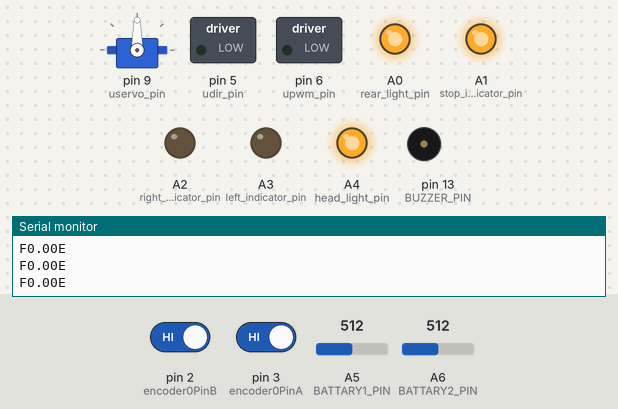
Simulated run of this sketch. Board: Arduino Nano, built with avr-gcc and run on an emulated ATmega328P. Shown: servo, switched loads named in the sketch (green lamp = pin HIGH), output pins drawn as LEDs (lit = HIGH), buzzer (waves = sounding, pin HIGH), the last lines printed to the serial monitor. The test bench sets the inputs (shaded band); at power-on: A5 (BATTARY1_PIN) = 512, pin 2 (encoder0PinB) HIGH, pin 3 (encoder0PinA) HIGH, A6 (BATTARY2_PIN) = 512.

Above: at 1.5 s.
1.6 s: A5 (BATTARY1_PIN) set to 520
At 5.4 s:
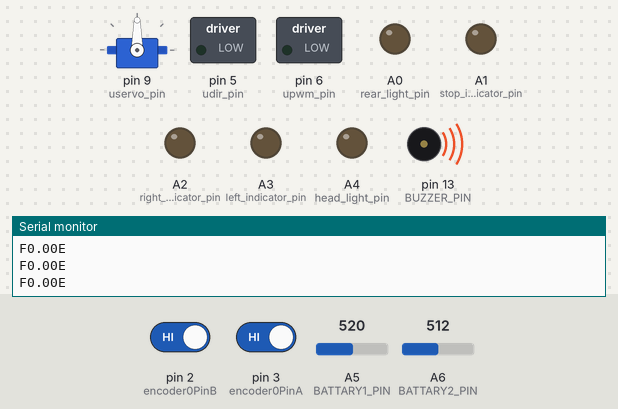
5.6 s: A5 (BATTARY1_PIN) set to 511
At 6.8 s:
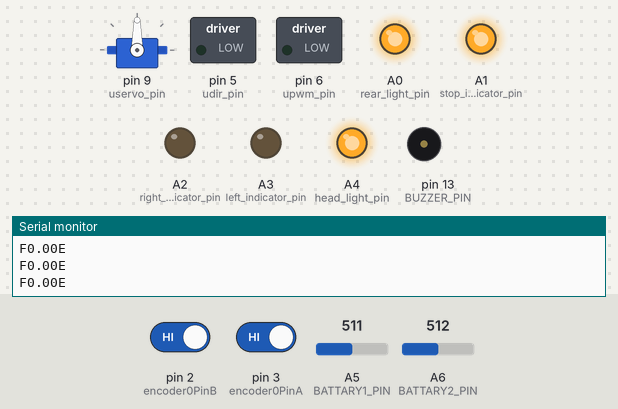
7.5 s: A5 (BATTARY1_PIN) set to 716
At 8.4 s:
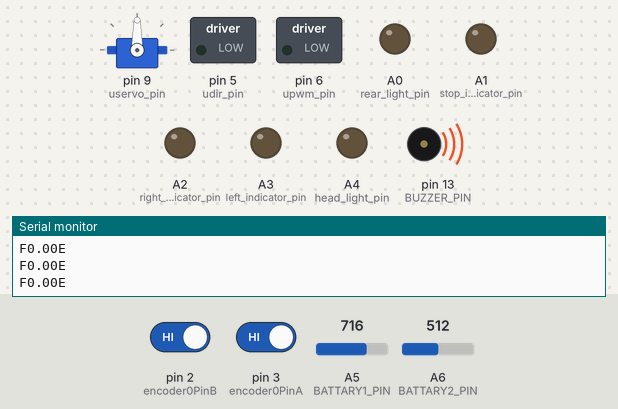
Timing chart, 0 to 15.5 s (numbered marks = the images above; inputs shaded):
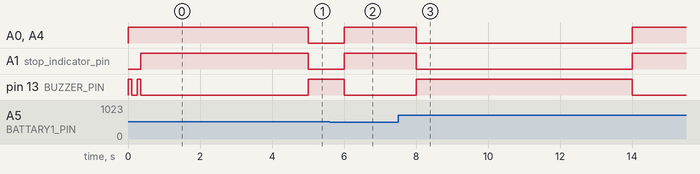

Measured:
- the behaviour switches between 519 and 520 on A5 (BATTARY1_PIN) (found by bisection; images 0 and 1)
- after the input at 1.6 s, A0 (rear_light_pin), A1 (stop_indicator_pin), A4 (head_light_pin): HIGH → LOW after 3.4 s; pin 13 (BUZZER_PIN): LOW → HIGH after 3.4 s
- after the input at 5.6 s, A0 (rear_light_pin), A1 (stop_indicator_pin), A4 (head_light_pin): LOW → HIGH after 0.41 s; pin 13 (BUZZER_PIN): HIGH → LOW after 0.41 s
- after the input at 7.5 s, A0 (rear_light_pin), A1 (stop_indicator_pin), A4 (head_light_pin): HIGH → LOW after 0.51 s, → HIGH 6.0 s later; pin 13 (BUZZER_PIN): LOW → HIGH after 0.51 s, → LOW 6.0 s later

The sketch:

arduinoNano.ino
```cpp
#include <Servo.h>

//#define FWD_BWD_REVERSE //раскоментируйете или закоментируйте эту строчку, если робот едет назад, когда ожидается вперед
#define POLOLU_MAGNETIC_ENCODER
//#define POLOLU_OPTICAL_ENCODER
#define BATTARY_TEST //если раскоментировано, то один раз, то будет Ардуино будет включать буззер при разряде штатных LiPo батарей
//#define BARRIER_TEST //если раскоментировано, то будет включаться буззер и выключаться двигатель, если машинка долго не может сдвинуться с места
//пины для энкодера
//(!!! ардуино уно один из пинов обязательно на второй или третий пин
//так как они с прерываниями, второй - любой
//второй пин можно не использовать так как мы знаем направление движения
//и важно определять только скорость
#define encoder0PinA  3
#define encoder0PinB  2

#if defined(BATTARY_TEST)
#define BATTARY1_PIN A5
#define BATTARY2_PIN A6

#define voltageFilterL 0.3
#define BATTARY1_RK 5.09*2
#define BATTARY2_RK 5.09*2
#endif

#define BUZZER_PIN 13

#define upwm_pin 6 //пин для управления скоростью мотора. канал M1 на шилде
#define udir_pin 5 //пин для управления направлением вращения. канал M1 на шилде
#define uservo_pin 9 //пин куда подключен сервомотор

#define head_light_pin A4 //передние фары
#define left_indicator_pin A3 //левый поворотник
#define right_indicator_pin A2 //правый поворотник
#define stop_indicator_pin A1 //стоп сигналы
#define rear_light_pin A0 // задние фары

#define turn_signal_freq 500 //частота моргания поворотников в миллисекундах
#define deviation 14 //значение угла поворота сервомотора в градусах при котором будут включены поворотники
#define angle_range 35
#define angle_center 90
#define speed_min 450

int Speed = 0,old_Speed=0; // Скорость в условных единицах
long mvolts = 0; //входное напряжение
float real_speed = 0; //реальная скорость в сантиметрах в секунду
int DIR = 1, old_DIR = 1;
int Corner = 90,old_Corner = 0; // угол поворота в градусах
Servo myservo;
char cur_state = 0;
int kod = 0;
unsigned long time;
unsigned long right_time_indicator;
unsigned long left_time_indicator;
unsigned long time_current;
unsigned long last_speed_update =0;
boolean turn_right_light;
boolean turn_left_light;
volatile unsigned int encoder0Pos = 0;

#if defined(BATTARY_TEST)
float BATTARY1_U = 7.4;
float BATTARY2_U = 7.4;
float bt1_tmp = 0;
float bt2_tmp = 0;
unsigned long last_battary_test = 0;
void battary_test_fnc();
#endif

#ifdef BARRIER_TEST
boolean barrier_flag = false;
unsigned long barrier_tm_ind = 0;
boolean barrier_beep_flag = false;
unsigned long barrier_beep_time = 0;
boolean barrier_stop_flag = false;
#endif

enum directions
{
  FORWARD = 1,
  BACKWARD = 2
};

class Motor
{
  private:

  int PWM_PIN; //pin on motorshild to control pwm
  int DIR_PIN; //pin on motorshild to control direction
  directions _dir;
  public:
  Motor(int PWM_PIN,int DIR_PIN)
 {
   this->PWM_PIN = PWM_PIN;
   this->DIR_PIN = DIR_PIN;
   _dir = FORWARD;
   pinMode(PWM_PIN, OUTPUT);
   pinMode(DIR_PIN, OUTPUT);
   digitalWrite(DIR_PIN, LOW);
   digitalWrite(PWM_PIN, LOW);
 }
 void set_direction(directions dir)
 {
   if(!_dir != dir)
   {
       int tmp = DIR_PIN;
       DIR_PIN = PWM_PIN;
       PWM_PIN = tmp;
   }
   digitalWrite(DIR_PIN, LOW);
   digitalWrite(PWM_PIN, LOW);
   _dir = dir;

 }
 void set_speed(int Speed)
 {
   analogWrite(PWM_PIN, Speed);
 }
};

Motor motor1(udir_pin,upwm_pin);

void setup(void)
{
  Serial.begin(115200);
  Serial.setTimeout(20);
  myservo.attach(uservo_pin);
  //#ifndef FWD_BWD_REVERSE
  motor1.set_direction(FORWARD);
  //#else
  //motor1.set_direction(BACKWARD);
  //#endif
  pinMode(rear_light_pin,OUTPUT);
  pinMode(head_light_pin,OUTPUT);
  pinMode(stop_indicator_pin,OUTPUT);
  pinMode(left_indicator_pin,OUTPUT);
  pinMode(right_indicator_pin,OUTPUT);
  digitalWrite(rear_light_pin, HIGH);
  digitalWrite(head_light_pin, HIGH);
  digitalWrite(left_indicator_pin,LOW);
  digitalWrite(right_indicator_pin,LOW);
  digitalWrite(stop_indicator_pin,LOW);
  time = 0;
  right_time_indicator = 0;
  left_time_indicator = 0;
  time_current = 0;
  turn_right_light = false;
  turn_left_light = false;

  #if defined(BATTARY_TEST)
  pinMode(BATTARY1_PIN, INPUT);
  pinMode(BATTARY2_PIN, INPUT);
  pinMode(BUZZER_PIN, OUTPUT);
  digitalWrite(BUZZER_PIN, LOW); //буззер

  BATTARY1_U = (analogRead(A5)*BATTARY1_RK)/1024.0;
  BATTARY2_U = (analogRead(A6)*BATTARY2_RK)/1024.0;
  #endif

  //set up encoder start
  //pinMode(encoder0PinA, INPUT_PULLUP);
  pinMode(encoder0PinA, INPUT);
  pinMode(encoder0PinB, INPUT);
  attachInterrupt(1, doEncoder, FALLING); // encoder pin on interrupt 0 - pin 2
  attachInterrupt(0, doEncoder, FALLING);
  //set up encoder end

  //system initialization (wait + signal)
  digitalWrite(BUZZER_PIN, HIGH);
  delay(100);
  digitalWrite(BUZZER_PIN, LOW);
  delay(150);
  digitalWrite(BUZZER_PIN, HIGH);
  delay(100);
  digitalWrite(BUZZER_PIN, LOW);
}

void turnsignal_illumination();
void update_speed();

float error = 0;
#define kp = 0.5;
#define ki = 0.1;
float integral = 0;
int regulator = 0;
int regulatorOld = 0;

void loop(void)
{
  #if defined(BATTARY_TEST)
  if(millis() - last_battary_test>1000)
  {
    battary_test_fnc();
    last_battary_test = millis();
  }
  #endif
  time_current = millis();

  #if defined(BARRIER_TEST)
  if(BATTARY1_U>5.1 && real_speed == 0 && Speed>0)
  {
    digitalWrite(BUZZER_PIN, HIGH);
    if(!barrier_flag)
    {
      barrier_flag = true;
      barrier_tm_ind = time_current;
    }
    else
    {
      if(time_current - barrier_tm_ind > 5000 && time_current - barrier_tm_ind < 14000)
      {
        motor1.set_speed(0);
        barrier_stop_flag = true;
        //if(!barrier_beep_flag)
        {
          if(barrier_beep_time==0)
          {
            barrier_beep_flag = true;
            digitalWrite(BUZZER_PIN, HIGH);
            digitalWrite(rear_light_pin, HIGH);
            digitalWrite(head_light_pin, HIGH);
            barrier_beep_time = time_current;
          }
          else if(time_current - barrier_beep_time > 1000)
          {
            barrier_beep_flag = false;
            barrier_beep_time = 0;
            digitalWrite(BUZZER_PIN, LOW);
            digitalWrite(rear_light_pin, LOW);
            digitalWrite(head_light_pin, LOW);
          }
        }
      }
      else if(time_current - barrier_tm_ind > 14000)
      {
        barrier_tm_ind = 0;
        barrier_stop_flag = false;
        digitalWrite(BUZZER_PIN, LOW);
        digitalWrite(rear_light_pin, LOW);
        digitalWrite(head_light_pin, LOW);
      }
    }
  }
  else
  {
    if(barrier_flag)
    {
      barrier_stop_flag = false;
      barrier_flag = false;
      digitalWrite(BUZZER_PIN, LOW);
      digitalWrite(rear_light_pin, HIGH);
      digitalWrite(head_light_pin, HIGH);
    }
  }
  #endif

  #if defined(BATTARY_TEST)
  if(Corner!=old_Corner && BATTARY1_U>5.1) myservo.write(Corner);  //set up corner
  #else
  if(Corner!=old_Corner) myservo.write(Corner);  //set up corner
  #endif

  if(DIR != old_DIR)
  {
	  motor1.set_speed(0);
	  motor1.set_direction((directions)DIR);
	  old_DIR = DIR;
  }

  if((time_current-time)>1000)
  {
     Speed = 0;
  }
  if(Speed == 0)
  {
     motor1.set_speed(0);
  }

  turnsignal_illumination(); //управляет мерцанием поворотников

  //old_Speed = Speed;
  old_Corner = Corner;
  serial_get_data(); //получить данные по последовательному порту
  if(time_current-last_speed_update>300)
  {
    update_speed();
    #ifdef BARRIER_TEST
    if(!barrier_stop_flag)
    {
      Speed=0;
    }
    #endif
    if(Speed!=0)
    {
      regulatorOld = regulator;
      error = Speed - real_speed;
      integral += error*0.3;
      if(integral>200) integral = 200;
      regulator = (int)(error*2.5 + integral);
      regulator = regulator>255 ? 255 : (regulator<0 ? 0 : regulator);
      regulator = (regulator + regulatorOld)*0.5;
      motor1.set_speed(regulator);
    }
  }
}


void update_speed()
{
  //отправить последовательность байт по COM порту
  //отправить реальную скорость
  //unsigned int - 2 байта
  //l=226.188 mm
  //imp = 12 counts per revolution with magnetic encoder
  //
  #if defined(POLOLU_OPTICAL_ENCODER)
  real_speed = encoder0Pos*1.3/0.3; //0.3 coz of 300ms update
  #else if defined(POLOLU_MAGNETIC_ENCODER)
  real_speed = encoder0Pos*(22.62/20.0)/0.3; //0.3 coz of 300ms update
  #endif
  encoder0Pos=0;
  last_speed_update = millis();
   Serial.print('F');
   Serial.print(real_speed);
   Serial.print("E\n");
    //Serial.print("bt1: ");
    //Serial.println(BATTARY1_U);
    //Serial.print("bt1: ");
    //Serial.println(BATTARY2_U);
}


void serial_get_data()
{
   if (Serial.available() > 0)
   {
       char c = Serial.read();

       switch(cur_state)
       {
        case 1:
            if(c == 'P') cur_state = 2;
            else cur_state = 0;
            break;

        case 2:
            if(c == 'D')
            {
               Corner = Serial.parseInt();
               DIR = Serial.parseInt();
               Speed = Serial.parseInt();
               cur_state = 0;
               time = time_current;
            }
            else cur_state = 0;
            break;
        default:
            if(c == 'S') cur_state = 1;
            else cur_state = 0;
            break;
       }
   }
}


void turnsignal_illumination()
{
  if(Speed == 0)
  {
   digitalWrite(stop_indicator_pin, HIGH);
  }
  else
  {
    digitalWrite(stop_indicator_pin, LOW);
  }

  if(Corner<90-deviation)
  {
    if(!turn_right_light)
    {
      if(right_time_indicator==0)
      {
        turn_right_light = true;
        digitalWrite(right_indicator_pin, HIGH);
        right_time_indicator = time_current;
      }
      else if(time_current - right_time_indicator > 2*turn_signal_freq)
      {
        turn_right_light = false;
        right_time_indicator = 0;
        digitalWrite(right_indicator_pin, LOW);
      }
    }
    else
    {
      if(time_current - right_time_indicator > turn_signal_freq)
      {
        turn_right_light = false;
        digitalWrite(right_indicator_pin, LOW);
      }
    }
  }
  else
  {
    turn_right_light = false;
    right_time_indicator = 0;
    digitalWrite(right_indicator_pin, LOW);
  }

  if(Corner>90+deviation)
  {
    if(!turn_left_light)
    {
      if(left_time_indicator==0)
      {
        turn_left_light = true;
        digitalWrite(left_indicator_pin, HIGH);
        left_time_indicator = time_current;
      }
      else if(time_current - left_time_indicator > 2*turn_signal_freq)
      {
        turn_left_light = false;
        left_time_indicator = 0;
        digitalWrite(left_indicator_pin, LOW);
      }
    }
    else
    {
      if(time_current - left_time_indicator > turn_signal_freq)
      {
        turn_left_light = false;
        digitalWrite(left_indicator_pin, LOW);
      }
    }
  }
  else
  {
    turn_left_light = false;
    left_time_indicator = 0;
    digitalWrite(left_indicator_pin, LOW);
  }
}


void doEncoder()
{
  encoder0Pos++;
}

#if defined(BATTARY_TEST)
void battary_test_fnc()
{
  bt1_tmp = (analogRead(A5)*BATTARY1_RK)/1024.0;
  bt2_tmp = (analogRead(A6)*BATTARY2_RK)/1024.0;
  BATTARY1_U = BATTARY1_U - voltageFilterL * (BATTARY1_U - bt1_tmp);
  BATTARY2_U = BATTARY2_U - voltageFilterL * (BATTARY2_U - bt2_tmp);
  while((BATTARY1_U>5.15 && BATTARY1_U < 6.9) || (BATTARY2_U>5.15 && BATTARY2_U < 6.9))
  {
    digitalWrite(13, HIGH);
    motor1.set_speed(0);
    digitalWrite(rear_light_pin, LOW);
    digitalWrite(head_light_pin, LOW);
    digitalWrite(left_indicator_pin,LOW);
    digitalWrite(right_indicator_pin,LOW);
    digitalWrite(stop_indicator_pin,LOW);
    delay(1000);
    bt1_tmp = (analogRead(A5)*BATTARY1_RK)/1024.0;
    bt2_tmp = (analogRead(A6)*BATTARY2_RK)/1024.0;
    BATTARY1_U = BATTARY1_U - voltageFilterL * (BATTARY1_U - bt1_tmp);
    BATTARY2_U = BATTARY2_U - voltageFilterL * (BATTARY2_U - bt2_tmp);
  }
  digitalWrite(13, LOW);
  digitalWrite(rear_light_pin, HIGH);
  digitalWrite(head_light_pin, HIGH);
  return;
}
#endif
```
